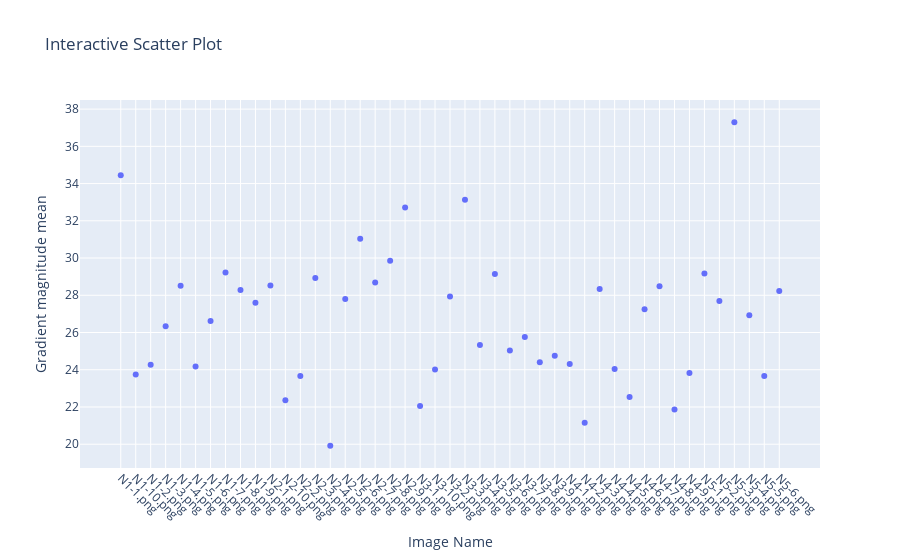

Notebook code for this chart:
### Code cell
data.clear()
### boundary strength
## sharp images have high laplacian
print("Gradient magnitude mean:")
for name, img in images:
    sobelx = cv2.Sobel(img, cv2.CV_64F, 1, 0, ksize=3)
    sobely = cv2.Sobel(img, cv2.CV_64F, 0, 1, ksize=3)
    gradient_magnitude = np.sqrt(sobelx**2 + sobely**2)
    edge_strength = np.mean(gradient_magnitude)
    print(f"Image {name}: {str(edge_strength)}")
    data.append([name, edge_strength])
    
data = sorted(data, key=lambda x: x[0])
for datum in data:
    print(datum)
plot_scatter(data, "Gradient magnitude mean")

### Figure 1 — Plotly figure (JSON) as saved in the notebook; plotly's stock layout.template omitted (floating-point values rounded to 4 significant figures)
{"data": [{"hovertemplate": "Image Name=%{x}<br>Gradient magnitude mean=%{y}<extra></extra>", "legendgroup": "", "marker": {"color": "#636efa", "symbol": "circle"}, "mode": "markers", "name": "", "orientation": "v", "showlegend": false, "type": "scatter", "x": ["N1-1.png", "N1-10.png", "N1-2.png", "N1-3.png", "N1-4.png", "N1-5.png", "N1-6.png", "N1-7.png", "N1-8.png", "N1-9.png", "N2-1.png", "N2-10.png", "N2-2.png", "N2-3.png", "N2-4.png", "N2-5.png", "N2-6.png", "N2-7.png", "N2-8.png", "N2-9.png", "N3-1.png", "N3-10.png", "N3-2.png", "N3-3.png", "N3-4.png", "N3-5.png", "N3-6.png", "N3-7.png", "N3-8.png", "N3-9.png", "N4-1.png", "N4-2.png", "N4-3.png", "N4-4.png", "N4-5.png", "N4-6.png", "N4-7.png", "N4-8.png", "N4-9.png", "N5-1.png", "N5-2.png", "N5-3.png", "N5-4.png", "N5-5.png", "N5-6.png"], "xaxis": "x", "y": [34.44, 23.75, 24.27, 26.33, 28.52, 24.17, 26.62, 29.22, 28.29, 27.6, 28.53, 22.36, 23.67, 28.93, 19.91, 27.8, 31.03, 28.69, 29.85, 32.71, 22.05, 24.02, 27.93, 33.13, 25.33, 29.14, 25.03, 25.76, 24.41, 24.76, 24.31, 21.16, 28.34, 24.03, 22.53, 27.25, 28.48, 21.86, 23.82, 29.17, 27.7, 37.3, 26.92, 23.67, 28.23], "yaxis": "y"}], "layout": {"legend": {"tracegroupgap": 0}, "title": {"text": "Interactive Scatter Plot"}, "xaxis": {"anchor": "y", "domain": [0, 1], "tickangle": 45, "title": {"text": "Image Name"}}, "yaxis": {"anchor": "x", "domain": [0, 1], "title": {"text": "Gradient magnitude mean"}}}}
